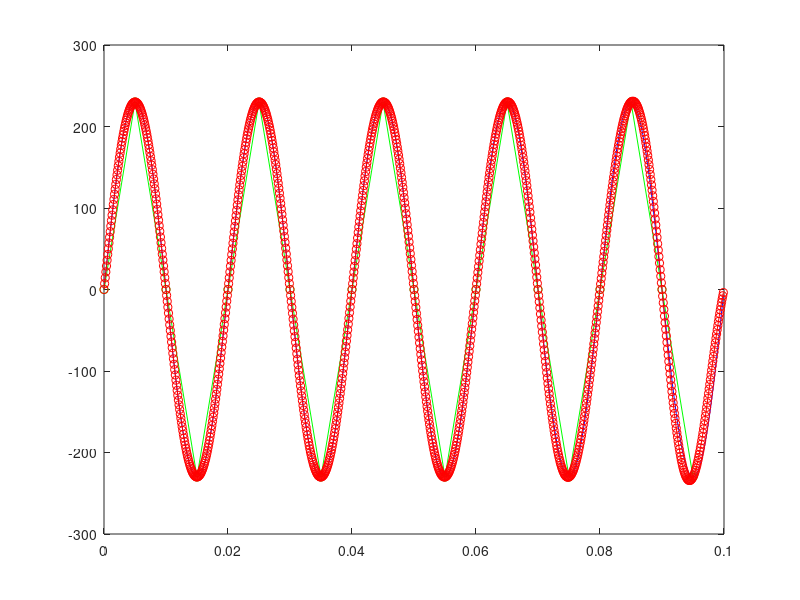

Source code (MATLAB):
close all; clear all;

A = 230;
t = 0.1;
f = 50;
T = 1/f;
fs = 10^4;
Ts = 1/fs;
fs3 = 200;
Ts3 = 1/fs3;

l_probek = t * fs;  
ts = Ts * (0:l_probek-1); % wektor wszystkich miejsc (t) w których chcemy odtworzyć sygnał
x = A*sin(2*pi*f*ts); % syganał prawie analogowy

l_probek_3 = t * fs3;
ts_3 = Ts3 * (0:l_probek_3-1)
xs = A*sin(2*pi*f*ts_3); % sygnał próbkowany ze stosunkowo małą częstotliwością, który chcemy zinterpolować

for idx = 1:l_probek
    t = ts(idx);
    xhat(idx) = 0;
    for n = -l_probek_3-1:l_probek_3-1 % zakres sinc()
        xhat(idx) = xhat(idx) + A*sin(2*pi*f*n*Ts3) * sinc((1/Ts3) * (t-n*Ts3)); % we wzorze należy wykorzystać „n" i „t"
    end
end

blady_bezwzgl = abs(xhat-x);
sredni_blad_bezwzgl = mean(blady_bezwzgl)
blady_wzgl = blady_bezwzgl./abs(x);
sredni_blad_proc = mean(blady_wzgl) * 100
x(51),xhat(51)

figure;

plot(ts,x,'b-')
hold on;
plot(ts_3,xs,'g-o')
plot(ts, xhat, 'r-o')